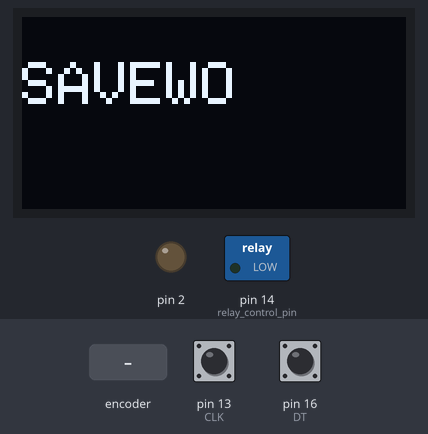
Bench run of a sketch on a simulated Arduino Uno, built with avr-gcc and run on an emulated ATmega328P. Shown: 128×64 one-colour display, switched loads named in the sketch (green lamp = pin HIGH), output pins drawn as LEDs (lit = HIGH). The test bench sets the inputs (shaded band); at power-on: pin 13 (CLK) HIGH, pin 16 (DT) HIGH. Pins used as bus, display or sensor lines are not drawn; what the sketch prints to the serial monitor is not drawn.

Above: at 1.1 s.
At 3.2 s:
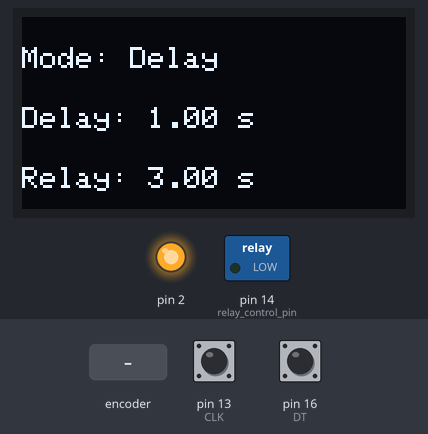
3.3 s: rotary encoder on pin 13 (CLK) / pin 16 (DT) turned 3 steps (first pin leading)
At 4.4 s:
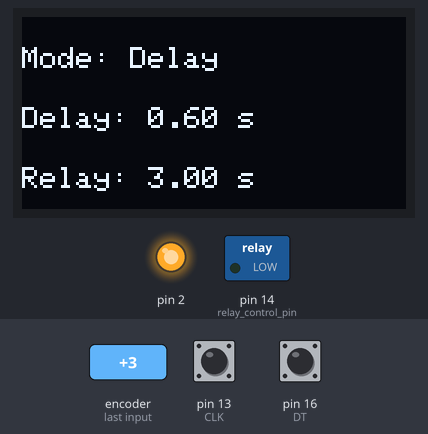
5.4 s: rotary encoder on pin 13 (CLK) / pin 16 (DT) turned 1 step (first pin leading)
At 6.3 s:
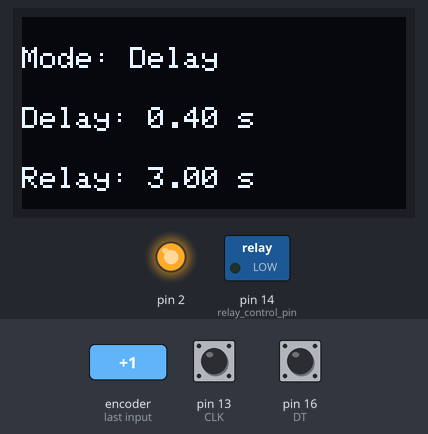
7.1 s: rotary encoder on pin 13 (CLK) / pin 16 (DT) turned 1 step (first pin leading)
At 8.1 s:
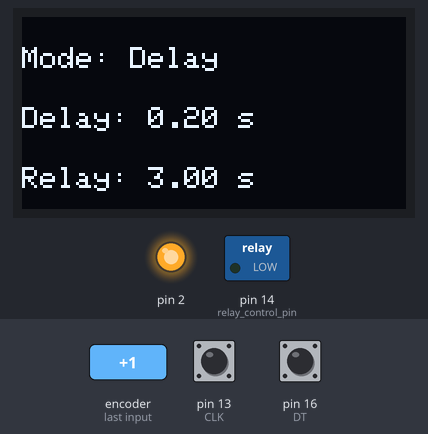
Timing chart, 0 to 10.1 s (numbered marks = the images above; inputs shaded):
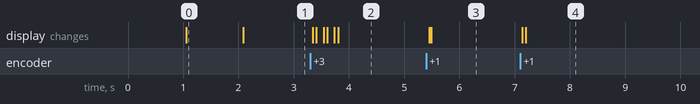

The sketch:

MetalSensor_PL08N_v3.ino
```cpp
// OLED settings
#include <Wire.h>
#include <Adafruit_GFX.h>
#include <Adafruit_SH110X.h>
#define i2c_Address 0x3c //initialize with the I2C addr 0x3C
#define SCREEN_WIDTH 128 // OLED display width, in pixels
#define SCREEN_HEIGHT 64 // OLED display height, in pixels
#define OLED_RESET -1   //   QT-PY / XIAO
Adafruit_SH1106G display = Adafruit_SH1106G(SCREEN_WIDTH, SCREEN_HEIGHT, &Wire, OLED_RESET);

int DRmode = 0; // 0 = Delay mode; 1 = Relay mode;

double delaycount = 1000;
double Dsecond = 1.0;
double relayPeriod = 3000;
double Rsecond = 3.0;

int CLK = 13;
int DT = 16;

int rotation;
int value;

int buttonSt = 0;

void setup() {
  Serial.begin(9600);

  delay(1000);

  pinMode(CLK, INPUT);
  pinMode(DT, INPUT);

  rotation = digitalRead(CLK);

  // OLED Start
  display.begin(i2c_Address, true);
  display.clearDisplay();
  display.setTextSize(2);
  display.setTextColor(1);
  display.setCursor(0, 15);
  display.print("SAVEWO");
  display.display();
  delay(1000);

  pinMode(12, OUTPUT); // sensor pin
  digitalWrite(12, HIGH);

  pinMode(14, OUTPUT); // relay control pin
  digitalWrite(14, LOW);

  //esp running
  pinMode(2, OUTPUT);
  digitalWrite(2,HIGH);
}

void loop() {
  _relaycontrol();
  _encoder();
  _display();
  //Serial.println(Dsecond);
  Serial.println(DRmode);
  delay(1);
}


void _relaycontrol() {
  if (digitalRead(12) == HIGH) {
    digitalWrite(14, LOW);
  }
  else if (digitalRead(12) == LOW) {
    delay(delaycount);
    digitalWrite(14, HIGH);
    delay(relayPeriod);
  }
}

void _encoder() {
  ////////////////// Delay mode //////////////////
  if (DRmode == 0)
  {
    value = digitalRead(CLK);
    if (value != rotation) { // we use the DT pin to find out which way we turning.
      if (digitalRead(DT) != value) {
        // Clockwise
        delaycount = delaycount - 100;
        Dsecond = delaycount / 1000;

      } else {
        //Counterclockwise
        delaycount = delaycount + 100;
        Dsecond = delaycount / 1000;

      }
    }
    rotation = value;

    if (digitalRead(2) == LOW && buttonSt == 0) {
      DRmode = 1;
      buttonSt = 1;
    } else if (digitalRead(2) == HIGH && buttonSt == 1) {
      buttonSt = 0;
    }
  }
  ////////////////// Relay mode //////////////////
  else if (DRmode == 1)
  {
    value = digitalRead(CLK);
    if (value != rotation) { // we use the DT pin to find out which way we turning.
      if (digitalRead(DT) != value) {
        // Clockwise
        relayPeriod = relayPeriod - 100;
        Rsecond = relayPeriod / 1000;

      } else {
        //Counterclockwise
        relayPeriod = relayPeriod + 100;
        Rsecond = relayPeriod / 1000;

      }
    }
    rotation = value;

    if (digitalRead(2) == LOW && buttonSt == 0) {
      DRmode = 0;
      buttonSt = 1;
    } else if (digitalRead(2) == HIGH && buttonSt == 1) {
      buttonSt = 0;
    }
  }
}

void _display() {
  display.clearDisplay();
  display.setTextSize(1);
  display.setTextColor(1);
  display.setCursor(0, 10);
  display.print("Mode: ");
  if (DRmode == 0) {
    display.print("Delay");
  }
  else if (DRmode == 1) {
    display.print("Relay");
  }
  display.setCursor(0, 30);
  display.print("Delay: ");
  display.print(Dsecond);
  display.print(" s");
  display.setCursor(0, 50);
  display.print("Relay: ");
  display.print(Rsecond);
  display.print(" s");
  display.display();
  delay(1);
}
```

Measured:
- after the input at 3.3 s, the display: first changes at once (image 2 shows a later state)
- after the input at 5.4 s, the display: first changes after 0.05 s (image 3 shows a later state)
- after the input at 7.1 s, the display: first changes at once (image 4 shows a later state)
- what the display in image 0 shows lasts 1.0 s, from 1.1 s to 2.1 s
